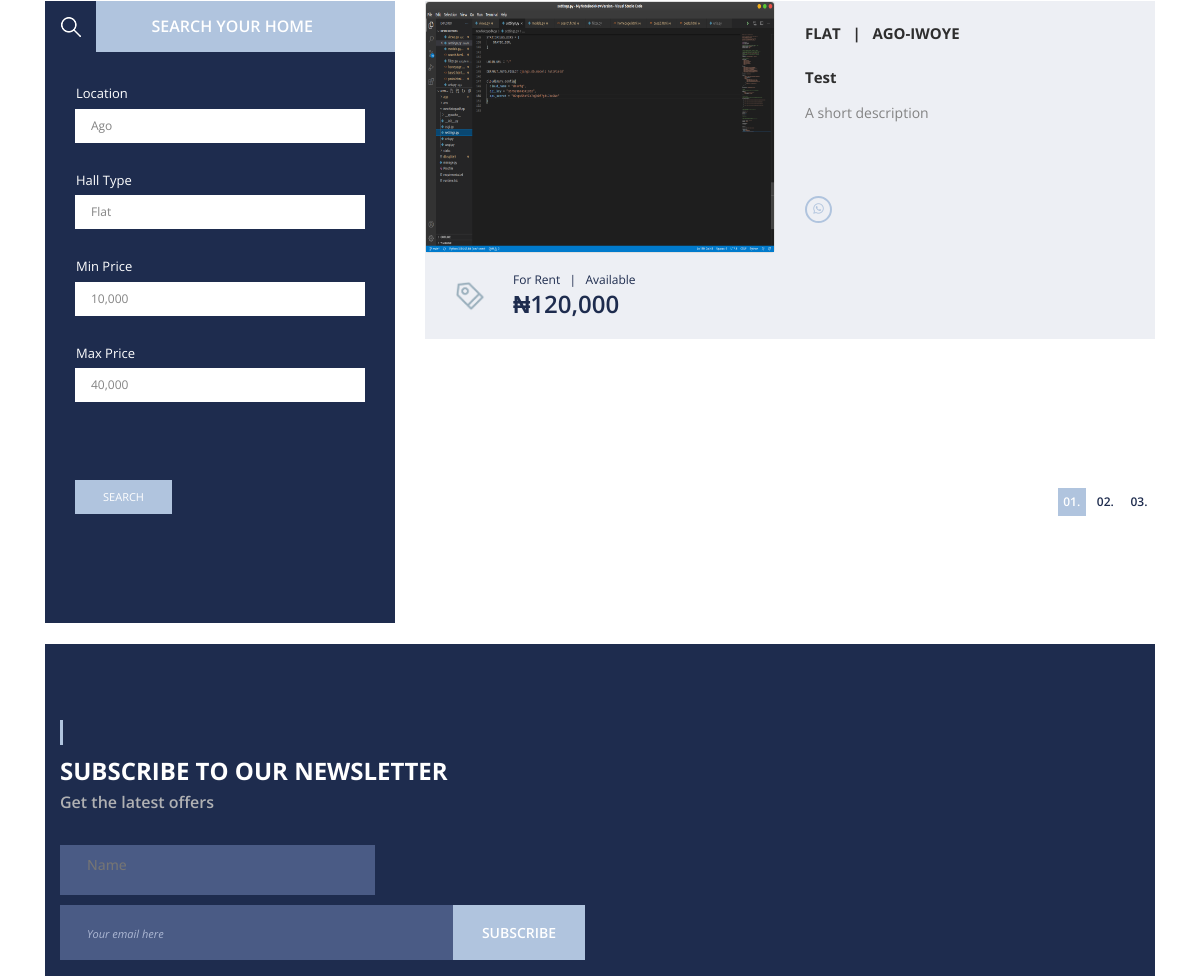
Before: /explore (middle part) with the older database file.
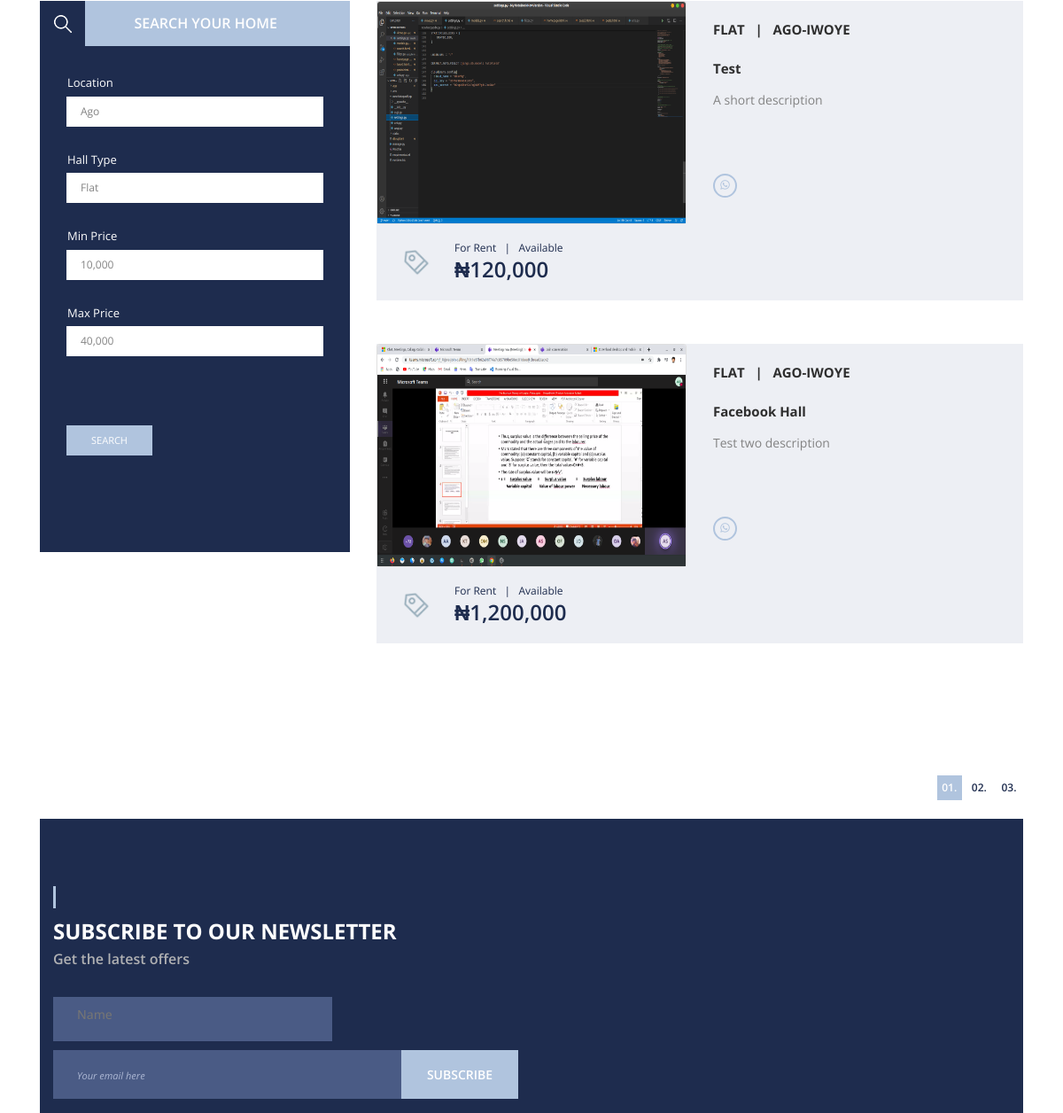
After: the same page with the newer database file.
### shelttry/models.py (models this page shows, shortened)
class Upload(models.Model):
    hallname = models.CharField(max_length=100)
    shortDescription = models.CharField(max_length=3000)
    description = models.TextField(max_length=5000)
    type = models.CharField(max_length=100)
    town = models.CharField(max_length=100)
    availability = models.CharField(max_length=100)
    price = models.PositiveIntegerField("Price")
    landlord = models.CharField(max_length=100)
    email = models.EmailField(max_length=100, blank=True)
    phone = models.CharField(max_length=100)
    whatsApp = models.CharField(max_length=100)
    extra_facility = models.CharField(max_length=1000, blank=True)
    numbers = models.PositiveIntegerField(null=True)
    slug = models.SlugField(max_length=200, unique=True, null=False)
    image1 = models.FileField(upload_to='pics/', null=True, blank=True)
    image2 = models.FileField(upload_to='pics/', null=True, blank=True)
    image3 = models.FileField(upload_to='pics/', null=True, blank=True)
    image4 = models.FileField(upload_to='pics/', null=True, blank=True)
    image5 = models.FileField(upload_to='pics/', null=True, blank=True)
    image6 = models.FileField(upload_to='pics/', null=True, blank=True)
    image7 = models.FileField(upload_to='pics/', null=True, blank=True)
    image8 = models.FileField(upload_to='pics/', null=True, blank=True)
    image9 = models.FileField(upload_to='pics/', null=True, blank=True)
    image10 = models.FileField(upload_to='pics/', null=True, blank=True)
    @property
    def image1URL(self):
        try:
            url = self.image1.url
        except:
            url = ''
        return url

### shelttry/views.py (the view)
# urls.py: path('explore', views.explore, name='explore'),
def explore(request):
    title = 'Available Houses'
    posts = Upload.objects.all()
    if request.user.is_authenticated:
        profile = Profile.objects.get(email=request.user)
        current_user = request.user
        return render(request, 'destinations.html', {'posts': posts, 'title': title,
        'current_user':current_user, 'profile':profile})
    else:
        posts = Upload.objects.all()
        return render(request, 'destinations.html', {'posts': posts, 'title': title})

### templates/destinations.html (shortened to what this page needs)
<!DOCTYPE html>
{% load static %}
{% load humanize %}
<html lang="en">
<head>
<link rel="stylesheet" type="text/css" href="{% static 'styles/bootstrap4/bootstrap.min.css' %}">
<link href="{% static 'plugins/fontawesome-free-5.0.1/css/fontawesome-all.css' %}" rel="stylesheet" type="text/css">
<link rel="stylesheet" type="text/css" href="{% static 'styles/listings_styles.css' %}">
<link rel="stylesheet" type="text/css" href="{% static 'styles/listings_responsive.css' %}">
</head>
<body>
<div class="super_container">
	<div class="listings">
		<div class="container">
			<div class="row">
				<div class="col-lg-4 sidebar_col">
					<div class="search_box">
						<div class="search_box_content">
							<div class="search_box_title text-center">
								<div class="search_box_title_inner">
									<div class="search_box_title_icon d-flex flex-column align-items-center justify-content-center"><img src="{% static 'images/search.png' %}" alt=""></div>
									<span>search your home</span>
								</div>
							</div>
							<form class="search_form" action="search" method="GET">
								<div class="search_box_container">
									<ul class="dropdown_row clearfix">
										<li class="dropdown_item dropdown_item_5">
											<div class="dropdown_item_title">Location</div>
											<select name="town" id="town" class="dropdown_item_select">
												<option>Ago</option>
											</select>
										</li>
										<li class="dropdown_item dropdown_item_5">
											<div class="dropdown_item_title">Hall Type</div>
											<select name="type" id="type" class="dropdown_item_select">
												<option>Flat</option>
											</select>
										</li>
										<li class="dropdown_item dropdown_item_6">
											<div class="dropdown_item_title">Min Price</div>
											<select name="min_price" id="min_price" class="dropdown_item_select">
												<option>10,000</option>
											</select>
										</li>
										<li class="dropdown_item dropdown_item_6">
											<div class="dropdown_item_title">Max Price</div>
											<select name="max_price" id="max_price" class="dropdown_item_select">
												<option>40,000</option>
											</select>
										</li>
										<li class="dropdown_item">
											<div class="search_button">
												<input value="search" type="submit" class="search_submit_button">
											</div>
										</li>
									</ul>
								</div>
							</form>
						</div>
					</div>
				</div>
				<div class="col-lg-8 listings_col">
					{% for post in posts %}
					<div class="listing_item" id="locations">
						<div class="listing_item_inner d-flex flex-md-row flex-column trans_300">
							<div class="listing_image_container">
								<div class="listing_image">
									<div class="single-room-details-area mb-50">
										<div class="room-thumbnail-slides mb-50">
											<div id="" class="carousel slide" data-ride="carousel">
												<div class="carousel-inner">
													<a href="{% url 'detail' post.slug %}">
														<div class="card featured_card trans_300">
															<img class="card-img-top" src="{{post.image1URL}}" width="500" height="250">
														</div>
													</a>
												</div>
											</div>
										</div>
									</div>
								</div>
								<a href="{% url 'detail' post.slug %}">
								<div class="featured_card_box d-flex flex-row align-items-center trans_300">
									<img src="{% static 'images/tag.png' %}">
									<div class="featured_card_box_content">
										<div class="featured_card_price_title trans_300">For Rent   &nbsp; | &nbsp; {{post.availability}}</div>
										<div class="featured_card_price trans_300">₦{{post.price|intcomma}}</div>
									</div>
								</div>
								</a>
							</div>
							<div class="listing_content"><br>
								<span class="room_title"  style="text-transform:uppercase;">{{post.type}} &nbsp; | &nbsp; {{post.town}}</span><br/><br/>
								<span class="room_title" style="text-transform:capitalize;">{{post.hallname}}</span>
								<div class="listing_text">{{post.shortDescription}}</div><br/>
								<ul>
						<li class="contact_info_item d-flex flex-row">
							<div><div class="contact_info_icon"><a href="tel:{{post.number}}"><img src="{% static 'images/phone-call.png' %}" alt=""></a></div></div>
							<div class="contact_info_text"><a href="tel:{{post.number}}">&nbsp;{{post.number}}</a></div>
						</li>
									<li class="contact_info_item d-flex flex-row">
							<div class="footer_social_item"><a href="https://wa.me/{{post.number}}"><i class="fab fa-whatsapp"></i></a></div>
						</li>
									</ul>
							</div>
						</div>
					</div>
								{% endfor %}
			<div class="row">
				<div class="col clearfix">
					<div class="listings_nav">
						<ul>
							<li class="listings_nav_item active"><a href="#">01.</a></li>
							<li class="listings_nav_item"><a href="#">02.</a></li>
							<li class="listings_nav_item"><a href="#">03.</a></li>
						</ul>
					</div>
				</div>
			</div>
		</div>
	</div><br/>
	<div class="newsletter">
		<div class="container">
			<div class="row row-equal-height">
				<div class="col-lg-6">
					<div class="newsletter_title">
						<h3>subscribe to our newsletter</h3>
						<span class="newsletter_subtitle">Get the latest offers</span>
					</div>
					<div class="newsletter_form_container">
						<form action="subscribe" method="post">
							<div class="newsletter_form_content d-flex flex-row">
								<input type="text" name="name" class="newsletter_name" id="sname" placeholder="Name" required="required">
							</div>
							<div class="newsletter_form_content d-flex flex-row">
								<input class="newsletter_email" name="email" type="email" placeholder="Your email here" required="required" data-error="Valid email is required."><br>
								<button id="newsletter_submit" type="submit" class="newsletter_submit_btn trans_200" value="Submit">subscribe</button>
							</div>
						</form>
					</div>
				</div>
			</div>
		</div>
	</div>
</div>
	</div></div>
</body>
</html>

Changed rows visible on the page:
added Upload: image1URL (picture), availability "Available", price "1,200,000", type "FLAT", town "AGO-IWOYE", hallname "Facebook Hall", shortDescription "Test two description"
